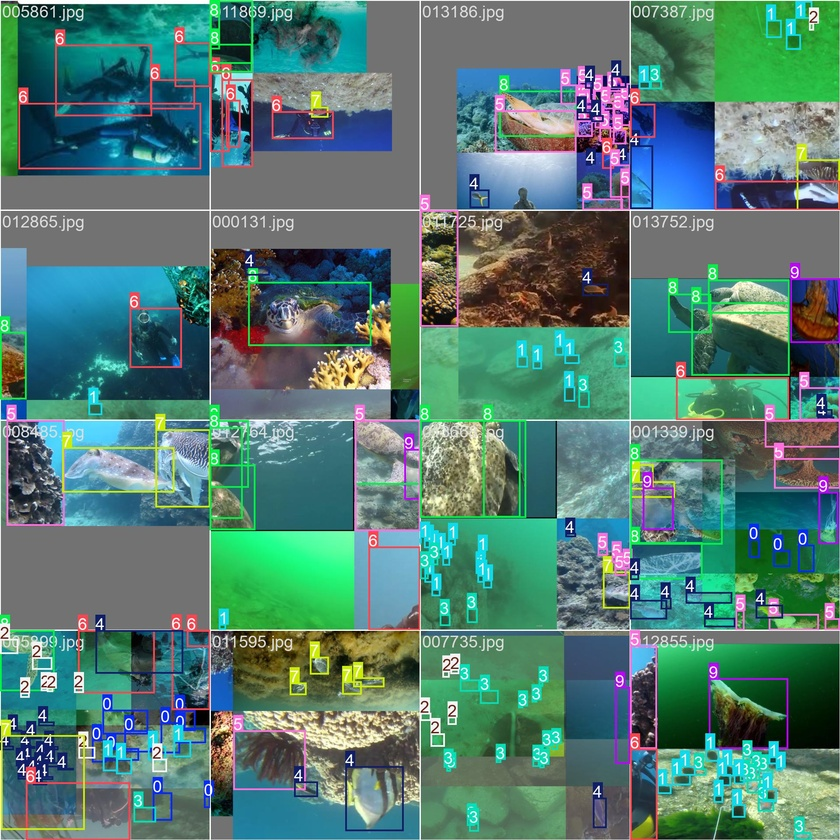
#> input picture notebooks/runs/ruod/yolov8m_raw/train_batch0.jpg, 840 x 840 px, shrunk from 1920 x 1920 before the run
$ python generate_clahe_visual.py --input ../notebooks/runs/ruod/yolov8m_raw/train_batch0.jpg   (older library calls are emulated)
#> lines starting #> are read from the running program, lines starting #| are printed output that depends on the picture
### src/contrast/color_space.py
import cv2
import numpy as np


def bgr_to_lab_luminance(bgr_img: np.ndarray) -> tuple:
    lab_img = cv2.cvtColor(bgr_img, cv2.COLOR_BGR2LAB)
    L = lab_img[:, :, 0].astype(np.float32)
    L_norm = L / 255.0

    return L_norm, lab_img


def lab_luminance_to_bgr(L_norm: np.ndarray, lab_img: np.ndarray) -> np.ndarray:
    L_uint8 = np.clip(L_norm * 255.0, 0, 255).astype(np.uint8)

    lab_out = lab_img.copy()
    lab_out[:, :, 0] = L_uint8

    bgr_out = cv2.cvtColor(lab_out, cv2.COLOR_LAB2BGR)
    return bgr_out

### src/contrast/stats.py
import cv2
import numpy as np


def luminance_std(L_norm: np.ndarray) -> float:
    return float(np.std(L_norm))


def average_gradient(L_norm: np.ndarray) -> float:
    L32 = L_norm.astype(np.float32)
    # sobel gradients
    grad_x = cv2.Sobel(L32, cv2.CV_32F, 1, 0, ksize=3)
    grad_y = cv2.Sobel(L32, cv2.CV_32F, 0, 1, ksize=3)
    # magnitude
    mag = np.sqrt(grad_x ** 2 + grad_y ** 2)
    return float(np.mean(mag))

### src/contrast/gating.py
import numpy as np
from .stats import luminance_std, average_gradient


def should_apply_clahe(
    L_norm: np.ndarray,
    sigma_thresh: float = 0.18,
    grad_thresh: float = 0.06,
) -> bool:
    sigma_L = luminance_std(L_norm)
    ag_L = average_gradient(L_norm)
    return (sigma_L < sigma_thresh) or (ag_L < grad_thresh)


# [5 lines left out: function compute_gating_stats, not called in this run]

### src/contrast/clahe.py
# src/contrast/clahe.py


import numpy as np


def _clip_histogram(hist: np.ndarray, clip_limit: float) -> np.ndarray:
    B = hist.size
    # hist_clipped(b) = min{h_m(b), alpha_c}
    hist_clipped = np.minimum(hist, clip_limit)
    # E_m = sum of excess
    excess = np.sum(np.maximum(hist - clip_limit, 0.0))
    if excess > 0:
        hist_clipped = hist_clipped + (excess / B)

    return hist_clipped


def clahe_luminance(
    L_norm: np.ndarray,
    tile_size: int = 8,
    clip_limit: float = 2.0,
    nbins: int = 256
) -> np.ndarray:

    H, W = L_norm.shape
    B = nbins
    t = tile_size

    # # of tiles in each dimension
    n_tiles_y = max(1, (H + t - 1) // t)
    n_tiles_x = max(1, (W + t - 1) // t)

    L_bins = np.clip(L_norm * (B - 1), 0, B - 1).astype(np.int32)

    # tile mappings (LUTs)
    # tile_luts[ty, tx, b] = T_m(b) for tile at position (ty, tx)
    tile_luts = np.zeros((n_tiles_y, n_tiles_x, B), dtype=np.float32)

    for ty in range(n_tiles_y):
        for tx in range(n_tiles_x):
            y0 = ty * t
            y1 = min((ty + 1) * t, H)
            x0 = tx * t
            x1 = min((tx + 1) * t, W)

            tile_bins = L_bins[y0:y1, x0:x1]
            n_pixels = tile_bins.size

            if n_pixels == 0:
                tile_luts[ty, tx, :] = np.linspace(0, 1, B)
                continue

            # histogram h_m(b)
            hist = np.bincount(tile_bins.ravel(), minlength=B)[:B].astype(np.float32)
            # clip limit in counts
            clip_count = clip_limit * (n_pixels / B)
            hist_clipped = _clip_histogram(hist, clip_count)
            cdf = np.cumsum(hist_clipped)

            # T(v) = (H(v) - H_min) / (N - H_min) × (L-1)
            cdf_min = cdf[hist_clipped > 0][0] if np.any(hist_clipped > 0) else 0
            denominator = n_pixels - cdf_min

            if denominator > 0:
                lut = (cdf - cdf_min) / denominator
            else:
                lut = np.linspace(0, 1, B)

            tile_luts[ty, tx, :] = np.clip(lut, 0, 1)

    L_enhanced = _apply_with_interpolation(
        L_bins, tile_luts, t, n_tiles_y, n_tiles_x, H, W
    )

    return np.clip(L_enhanced, 0.0, 1.0)


def _apply_with_interpolation(
    L_bins: np.ndarray,
    tile_luts: np.ndarray,
    tile_size: int,
    n_tiles_y: int,
    n_tiles_x: int,
    H: int,
    W: int
) -> np.ndarray:

    L_out = np.zeros((H, W), dtype=np.float32)
    t = tile_size

    for y in range(H):
        for x in range(W):
            # ty has center at (ty + 0.5) × t
            # pixel at y: ty_f = y/t - 0.5
            ty_f = y / t - 0.5
            tx_f = x / t - 0.5

            ty0 = int(np.floor(ty_f))
            tx0 = int(np.floor(tx_f))
            ty1 = ty0 + 1
            tx1 = tx0 + 1

            # interpolation weights
            wy = ty_f - ty0
            wx = tx_f - tx0

            ty0_c = max(0, min(ty0, n_tiles_y - 1))
            ty1_c = max(0, min(ty1, n_tiles_y - 1))
            tx0_c = max(0, min(tx0, n_tiles_x - 1))
            tx1_c = max(0, min(tx1, n_tiles_x - 1))

            wy = max(0.0, min(1.0, wy))
            wx = max(0.0, min(1.0, wx))

            # get bin index for this pixel
            b = L_bins[y, x]

            # look up mapped values from four tiles
            v00 = tile_luts[ty0_c, tx0_c, b]
            v01 = tile_luts[ty0_c, tx1_c, b]
            v10 = tile_luts[ty1_c, tx0_c, b]
            v11 = tile_luts[ty1_c, tx1_c, b]

            # bilinear interpolation
            v0 = v00 * (1 - wx) + v01 * wx  # top row
            v1 = v10 * (1 - wx) + v11 * wx  # bottom row
            L_out[y, x] = v0 * (1 - wy) + v1 * wy

    return L_out


# [88 lines left out: function clahe_luminance_fast, not called in this run]

### src/generate_clahe_visual.py
# generate_pipeline_visuals.py
import argparse
import cv2
import numpy as np
import matplotlib.pyplot as plt
import os
import sys

# Ensure we can import from src if running from root
sys.path.append(os.getcwd())

try:
    from contrast.color_space import bgr_to_lab_luminance, lab_luminance_to_bgr
    from contrast.stats import luminance_std, average_gradient
    from contrast.clahe import clahe_luminance
    from contrast.gating import should_apply_clahe
except ImportError:
    print("Error: Could not import 'src.contrast'. Make sure you run this script from the project root directory.")
    sys.exit(1)

# --- Configuration Constants ---
OUTPUT_DIR = "pipeline_visuals"

def ensure_dir(path):
    if not os.path.exists(path):
        os.makedirs(path)

def save_img(name, img_bgr):
    path = os.path.join(OUTPUT_DIR, name)
    cv2.imwrite(path, img_bgr)
    print(f"Saved: {path}")

def save_plot(name, fig):
    path = os.path.join(OUTPUT_DIR, name)
    fig.savefig(path, bbox_inches='tight', dpi=150)
    plt.close(fig)
    print(f"Saved: {path}")

def draw_grid(img, tile_size, color=(0, 255, 0), thickness=2):
    """Draws the CLAHE tiling grid on an image."""
    vis = img.copy()
    if len(vis.shape) == 2:
        vis = cv2.cvtColor(vis, cv2.COLOR_GRAY2BGR)

    H, W = vis.shape[:2]
    # Vertical lines
    for x in range(0, W, tile_size):
        cv2.line(vis, (x, 0), (x, H), color, thickness)
    # Horizontal lines
    for y in range(0, H, tile_size):
        cv2.line(vis, (0, y), (W, y), color, thickness)
    return vis

def generate_histogram_viz(tile_pixels, clip_limit, nbins=256):
    """
    Generates the 'Step B: Histogram Clipping' visualization.
    Shows the original histogram, the cut-off, and the redistribution logic.
    """
    hist = np.bincount(tile_pixels.ravel(), minlength=nbins)[:nbins]
    n_pixels = tile_pixels.size

    # Calculate actual clip limit in pixel counts (same logic as your clahe.py)
    clip_val = clip_limit * (n_pixels / nbins)

    # Calculate clipped and excess
    hist_clipped = np.minimum(hist, clip_val)
    excess = np.sum(np.maximum(hist - clip_val, 0))
    # We don't actually redistribute in the plot to keep the "clipping" visual clear,
    # but we show the limit line.

    fig, ax = plt.subplots(figsize=(6, 4))

    # 1. Original Histogram (faded gray)
    ax.bar(range(nbins), hist, width=1.0, color='lightgray', label='Original Peaks', alpha=0.6)

    # 2. Clipped Histogram (blue)
    ax.bar(range(nbins), hist_clipped, width=1.0, color='#1f77b4', label='Kept Region')

    # 3. Clip Limit Line (red dashed)
    ax.axhline(y=clip_val, color='red', linestyle='--', linewidth=2, label=f'Clip Limit ({clip_limit:.1f})')

    ax.set_title("Step B: Histogram Clipping")
    ax.set_xlim(0, 255)
    ax.legend()
    ax.set_xlabel("Pixel Intensity")
    ax.set_ylabel("Count")

    return fig

def main():
    parser = argparse.ArgumentParser(description="Generate visual assets for Detection-Aware CLAHE pipeline.")
    parser.add_argument("--input", required=True, help="Path to input image")
    parser.add_argument("--tile-size", type=int, default=60, help="Tile size in pixels (default: 60)")
    parser.add_argument("--clip-limit", type=float, default=2.0, help="Clip limit (default: 2.0)")
    args = parser.parse_args()

    ensure_dir(OUTPUT_DIR)

    # --- 1. Load Input ---
    print(f"Processing: {args.input}")
    bgr = cv2.imread(args.input)
#> bgr is the input picture: shape (840, 840, 3); mean B, G, R 114.9, 123.7, 84.3
    if bgr is None:
        print("Error: Could not load image.")
        sys.exit(1)

    save_img("00_Input_Image.png", bgr)

    # --- Phase 1: Color Space Decomposition ---
    print("--- Phase 1: Decomposition ---")
    L_norm, lab = bgr_to_lab_luminance(bgr)  #

    L_uint8 = (L_norm * 255).astype(np.uint8)

    # Visualize channels
    # a/b channels usually look low contrast, so we apply a colormap for visualization
    a_channel = lab[:, :, 1]
    b_channel = lab[:, :, 2]
    a_vis = cv2.applyColorMap(a_channel, cv2.COLORMAP_JET)
    b_vis = cv2.applyColorMap(b_channel, cv2.COLORMAP_CIVIDIS)
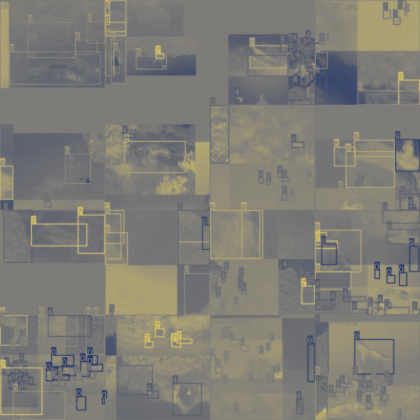
#> b_vis: shape (840, 840, 3) (shown at 1/2 size); mean B, G, R 117.7, 125, 126.6

    save_img("01_Phase1_L_Channel.png", L_uint8)
    save_img("01_Phase1_a_Channel.png", a_vis)
    save_img("01_Phase1_b_Channel.png", b_vis)

    # --- Phase 2: Gating Stats ---
    print("--- Phase 2: Gating ---")
    sigma_L = luminance_std(L_norm)    #
#> sigma_L = 0.192
    ag_L = average_gradient(L_norm)    #
#> in average_gradient, `mag = np.sqrt(grad_x ** 2 + grad_y ** 2)`:
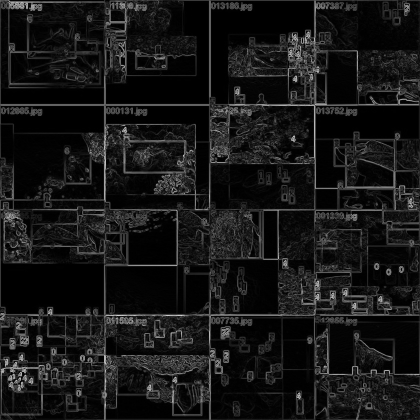
#> mag: shape (840, 840) float32 (shown at 1/2 size); min 0, max 3.94, mean 0.351; drawn with min black and max white
#> ag_L = 0.351

    # Visualize Decision
    gating_viz = cv2.cvtColor(L_uint8, cv2.COLOR_GRAY2BGR)

    # Draw a stats box overlay
    h, w = gating_viz.shape[:2]
    box_w, box_h = 350, 130
    cv2.rectangle(gating_viz, (10, 10), (10 + box_w, 10 + box_h), (255, 255, 255), -1)
    cv2.rectangle(gating_viz, (10, 10), (10 + box_w, 10 + box_h), (0, 0, 0), 1)

    font = cv2.FONT_HERSHEY_SIMPLEX
    cv2.putText(gating_viz, f"Sigma_L: {sigma_L:.4f}", (30, 40), font, 0.7, (0,0,0), 2)
    cv2.putText(gating_viz, f"AG_L:    {ag_L:.4f}",    (30, 70), font, 0.7, (0,0,0), 2)

    # Logic from gating.py
    # Defaults: sigma_thresh=0.18, grad_thresh=0.06
    do_apply = should_apply_clahe(L_norm, sigma_thresh=0.18, grad_thresh=0.06)
#> in should_apply_clahe, `sigma_L = luminance_std(L_norm)`: sigma_L = 0.192
#> in should_apply_clahe, `ag_L = average_gradient(L_norm)`: ag_L = 0.351
#> do_apply = False

    color = (0, 180, 0) if do_apply else (0, 0, 255) # Green for YES, Red for SKIP
#> color = (0, 0, 255)
    text = "DECISION: APPLY" if do_apply else "DECISION: SKIP"
#> text = 'DECISION: SKIP'
    cv2.putText(gating_viz, text, (30, 110), font, 0.8, color, 2)

    save_img("02_Phase2_Gating_Logic.png", gating_viz)

    # --- Phase 3: CLAHE Internals ---
    print("--- Phase 3: CLAHE Core ---")

    # Step A: Tiling Grid
    # Draw grid on the L channel
    grid_img = draw_grid(L_uint8, args.tile_size, color=(255, 255, 255))
#> after the loop in draw_grid, `for y in range(0, H, tile_size):`:
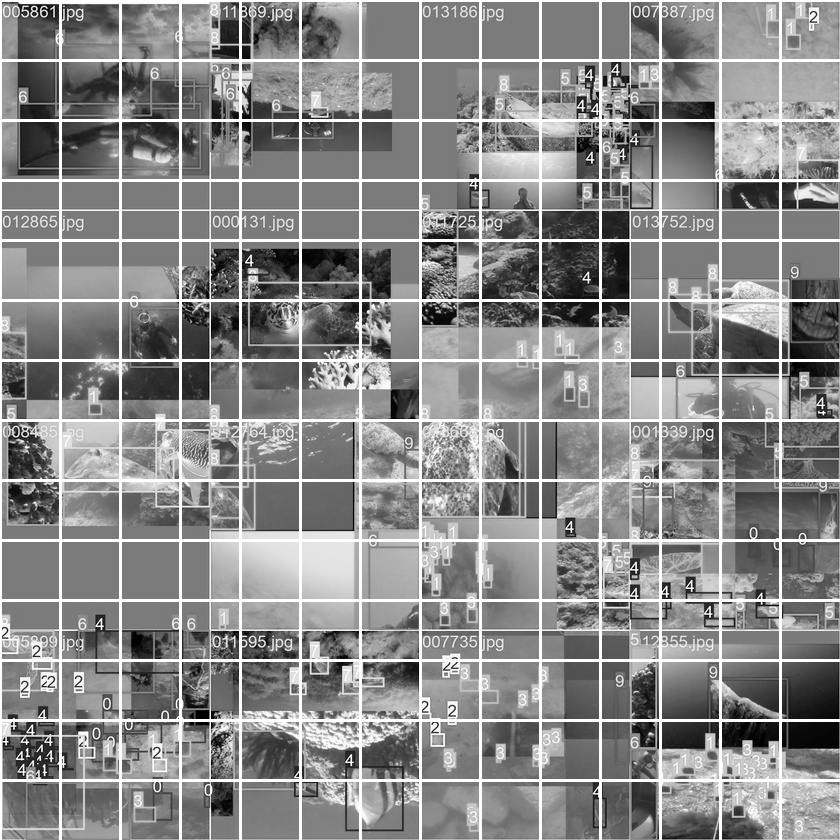
#> vis: shape (840, 840, 3); min 0, max 255, mean 137.4
    save_img("03_Phase3_StepA_Tiling.png", grid_img)

    # Step B: Histogram Clipping (Center Tile)
    cy, cx = h // 2, w // 2
    t = args.tile_size
    # Handle edge cases if image is smaller than tile
    y0, x0 = max(0, cy - t//2), max(0, cx - t//2)
    y1, x1 = min(h, y0 + t), min(w, x0 + t)

    tile_pixels = L_uint8[y0:y1, x0:x1]

    if tile_pixels.size > 0:
        fig_hist = generate_histogram_viz(tile_pixels, args.clip_limit)
#> in generate_histogram_viz, `hist = np.bincount(tile_pixels.ravel(), minlength=nbins)[:nbins]`: hist = 256 values, max 110 at index 171, min 0 at index 4, mean 14.06
#> in generate_histogram_viz, `hist_clipped = np.minimum(hist, clip_val)`: hist_clipped = 256 values, max 28.12 at index 40, min 0 at index 4, mean 12.24
#> in generate_histogram_viz, `excess = np.sum(np.maximum(hist - clip_val, 0))`: excess = 465.5
        save_plot("03_Phase3_StepB_Histogram.png", fig_hist)

    # Step C: Enhanced L
    # We force apply CLAHE here regardless of gating decision to show what *would* happen
    L_enhanced = clahe_luminance(
        L_norm,
        tile_size=args.tile_size,
        clip_limit=args.clip_limit
    ) #
#> after the loop in _apply_with_interpolation, `for y in range(H):`:
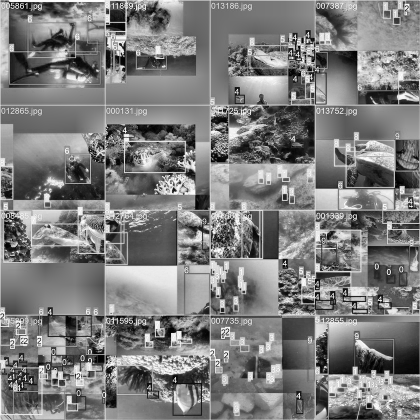
#> L_out: shape (840, 840) float32 (shown at 1/2 size); min 0, max 1, mean 0.493

    L_enhanced_uint8 = (L_enhanced * 255).astype(np.uint8)
    save_img("03_Phase3_Output_Enhanced_L.png", L_enhanced_uint8)

    # --- Phase 4: Reconstruction ---
    print("--- Phase 4: Reconstruction ---")

    final_bgr = lab_luminance_to_bgr(L_enhanced, lab) #
#> in lab_luminance_to_bgr, `bgr_out = cv2.cvtColor(lab_out, cv2.COLOR_LAB2BGR)`:
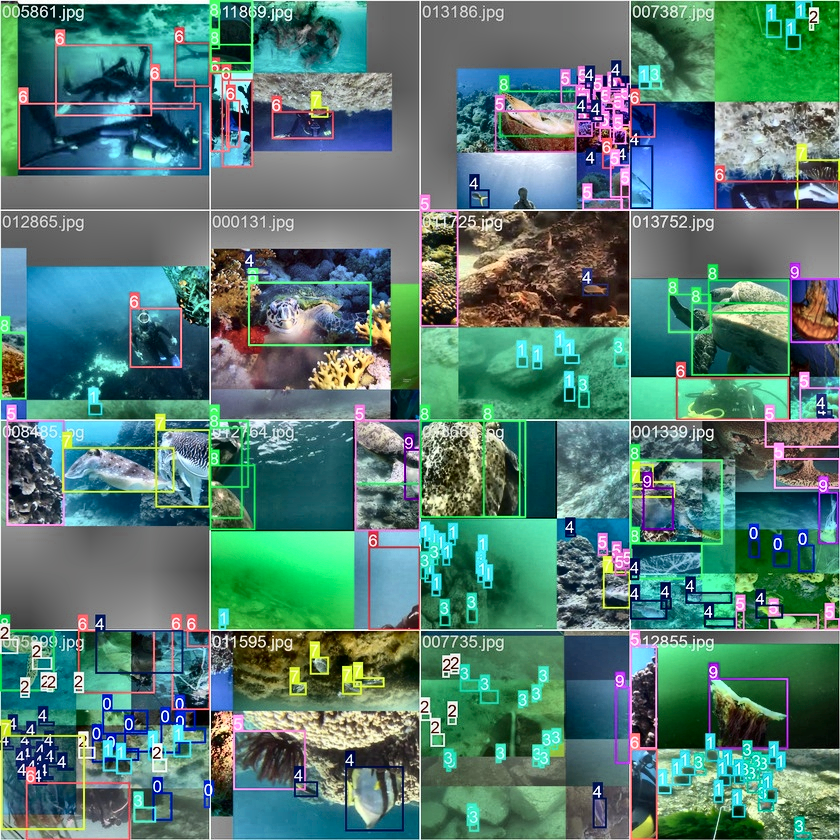
#> bgr_out: shape (840, 840, 3); mean B, G, R 114.8, 123.8, 85.2
    save_img("04_Phase4_Final_Output.png", final_bgr)

    print("\n[Done] Check 'pipeline_visuals/' for results.")

if __name__ == "__main__":
    main()

$ run again, on notebooks/runs/ruod/yolov8m_raw/train_batch2.jpg
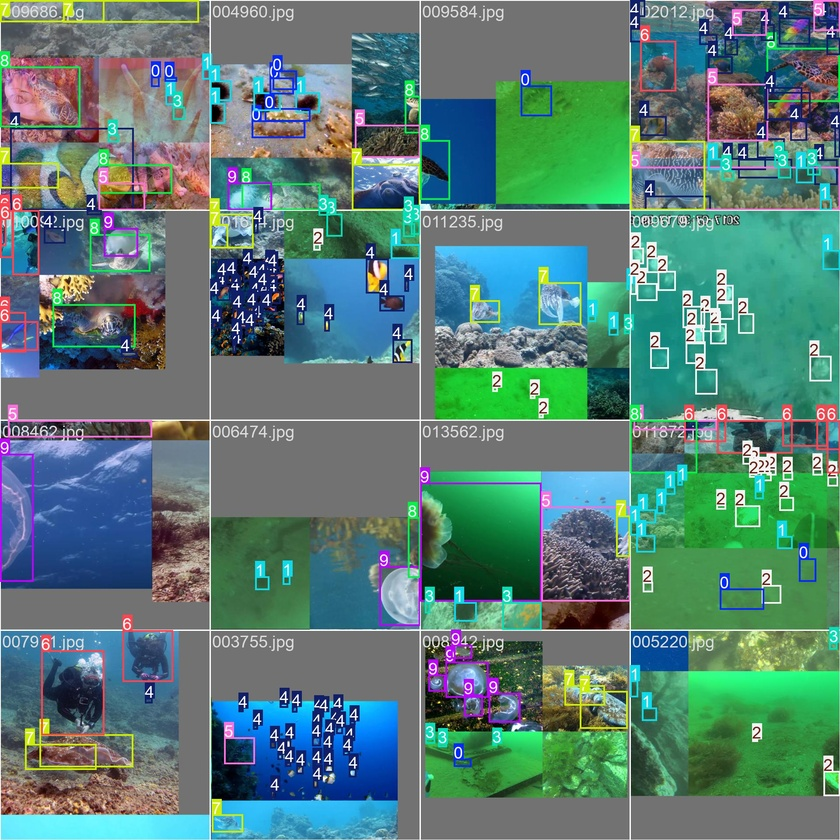
#> input picture notebooks/runs/ruod/yolov8m_raw/train_batch2.jpg, 840 x 840 px, shrunk from 1920 x 1920 before the run
#> in main, bgr is the input picture: shape (840, 840, 3); mean B, G, R 118.9, 125.6, 89.2
#> lab_img: shape (840, 840, 3); mean of channels 0, 1, 2 128.8, 118.1, 128.5
#> in main, `sigma_L = luminance_std(L_norm)`: sigma_L = 0.176
#> in main, `ag_L = average_gradient(L_norm)`: ag_L = 0.35
#> in should_apply_clahe, `sigma_L = luminance_std(L_norm)`: sigma_L = 0.176
#> in should_apply_clahe, `ag_L = average_gradient(L_norm)`: ag_L = 0.35
#> do_apply = True
#> color = (0, 180, 0)
#> text = 'DECISION: APPLY'
#> after the loop in draw_grid, `for y in range(0, H, tile_size):`:
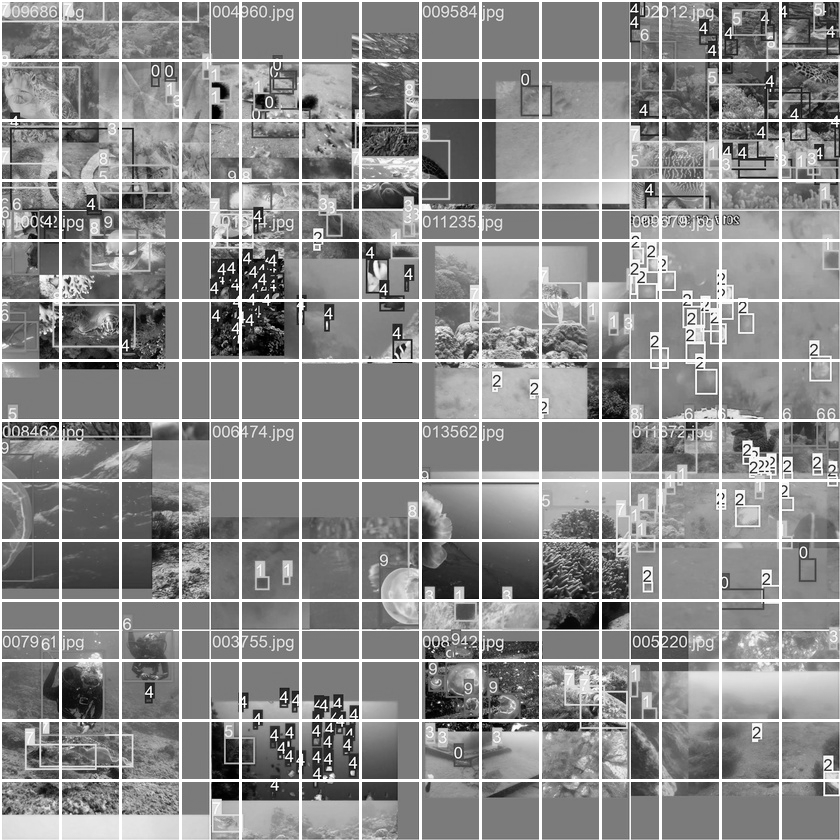
#> vis: shape (840, 840, 3); min 0, max 255, mean 140.5
#> hist = 256 values, max 2091 at index 123, min 0 at index 0, mean 14.06
#> hist_clipped = 256 values, max 28.12 at index 110, min 0 at index 0, mean 4.55
#> in generate_histogram_viz, `excess = np.sum(np.maximum(hist - clip_val, 0))`: excess = 2434.5
#> lab_out: shape (840, 840, 3); mean of channels 0, 1, 2 127.5, 118.1, 128.5
#> in lab_luminance_to_bgr, `bgr_out = cv2.cvtColor(lab_out, cv2.COLOR_LAB2BGR)`:
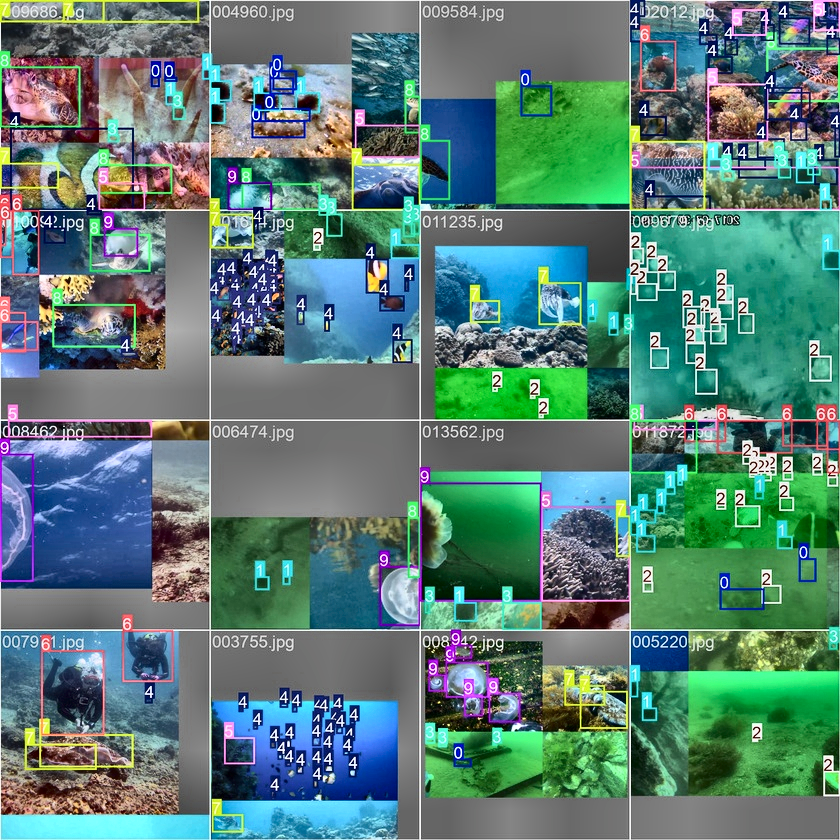
#> bgr_out: shape (840, 840, 3); mean B, G, R 118, 125.1, 89.1
